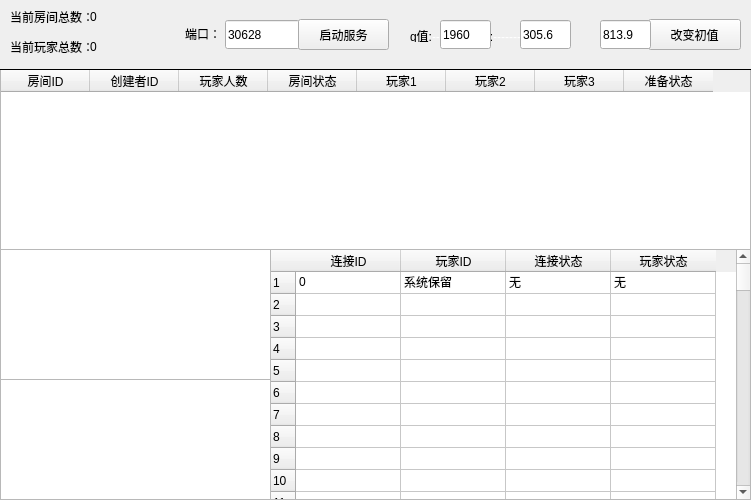
<?xml version="1.0" encoding="UTF-8"?>
<ui version="4.0">
 <class>Server</class>
 <widget class="QMainWindow" name="Server">
  <property name="geometry">
   <rect>
    <x>0</x>
    <y>0</y>
    <width>751</width>
    <height>500</height>
   </rect>
  </property>
  <property name="sizePolicy">
   <sizepolicy hsizetype="Fixed" vsizetype="Fixed">
    <horstretch>0</horstretch>
    <verstretch>0</verstretch>
   </sizepolicy>
  </property>
  <property name="windowTitle">
   <string>DinoOL服务器端 v1.0</string>
  </property>
  <widget class="QWidget" name="centralwidget">
   <widget class="QTextBrowser" name="txtGet">
    <property name="geometry">
     <rect>
      <x>0</x>
      <y>379</y>
      <width>271</width>
      <height>121</height>
     </rect>
    </property>
   </widget>
   <widget class="QLineEdit" name="txtPort">
    <property name="geometry">
     <rect>
      <x>225</x>
      <y>20</y>
      <width>75</width>
      <height>29</height>
     </rect>
    </property>
    <property name="text">
     <string>30628</string>
    </property>
   </widget>
   <widget class="QPushButton" name="btnChangA">
    <property name="geometry">
     <rect>
      <x>648</x>
      <y>19</y>
      <width>93</width>
      <height>31</height>
     </rect>
    </property>
    <property name="text">
     <string>改变初值</string>
    </property>
   </widget>
   <widget class="QLabel" name="label_2">
    <property name="geometry">
     <rect>
      <x>10</x>
      <y>39</y>
      <width>81</width>
      <height>16</height>
     </rect>
    </property>
    <property name="text">
     <string>当前玩家总数：</string>
    </property>
   </widget>
   <widget class="QPushButton" name="btnSend">
    <property name="geometry">
     <rect>
      <x>0</x>
      <y>590</y>
      <width>371</width>
      <height>28</height>
     </rect>
    </property>
    <property name="focusPolicy">
     <enum>Qt::ClickFocus</enum>
    </property>
    <property name="text">
     <string>Send</string>
    </property>
   </widget>
   <widget class="QTextBrowser" name="txtLog">
    <property name="geometry">
     <rect>
      <x>0</x>
      <y>249</y>
      <width>271</width>
      <height>131</height>
     </rect>
    </property>
   </widget>
   <widget class="QLabel" name="label_5">
    <property name="geometry">
     <rect>
      <x>410</x>
      <y>27</y>
      <width>241</width>
      <height>15</height>
     </rect>
    </property>
    <property name="text">
     <string>&lt;html&gt;&lt;head/&gt;&lt;body&gt;&lt;p&gt;g值:&lt;span style=&quot; color:#ffffff;&quot;&gt;-----------&lt;/span&gt;Vx:&lt;span style=&quot; color:#ffffff;&quot;&gt;----------&lt;/span&gt;Vy:&lt;/p&gt;&lt;/body&gt;&lt;/html&gt;</string>
    </property>
   </widget>
   <widget class="QLineEdit" name="lineEdit_3">
    <property name="geometry">
     <rect>
      <x>600</x>
      <y>20</y>
      <width>51</width>
      <height>29</height>
     </rect>
    </property>
    <property name="text">
     <string>813.9</string>
    </property>
   </widget>
   <widget class="QTableWidget" name="tableRoom">
    <property name="geometry">
     <rect>
      <x>0</x>
      <y>69</y>
      <width>751</width>
      <height>181</height>
     </rect>
    </property>
    <property name="editTriggers">
     <set>QAbstractItemView::NoEditTriggers</set>
    </property>
    <property name="rowCount">
     <number>0</number>
    </property>
    <property name="columnCount">
     <number>8</number>
    </property>
    <attribute name="horizontalHeaderMinimumSectionSize">
     <number>29</number>
    </attribute>
    <attribute name="horizontalHeaderDefaultSectionSize">
     <number>89</number>
    </attribute>
    <attribute name="verticalHeaderMinimumSectionSize">
     <number>20</number>
    </attribute>
    <attribute name="verticalHeaderDefaultSectionSize">
     <number>28</number>
    </attribute>
    <column>
     <property name="text">
      <string>房间ID</string>
     </property>
    </column>
    <column>
     <property name="text">
      <string>创建者ID</string>
     </property>
    </column>
    <column>
     <property name="text">
      <string>玩家人数</string>
     </property>
    </column>
    <column>
     <property name="text">
      <string>房间状态</string>
     </property>
    </column>
    <column>
     <property name="text">
      <string>玩家1</string>
     </property>
    </column>
    <column>
     <property name="text">
      <string>玩家2</string>
     </property>
    </column>
    <column>
     <property name="text">
      <string>玩家3</string>
     </property>
    </column>
    <column>
     <property name="text">
      <string>准备状态</string>
     </property>
    </column>
   </widget>
   <widget class="QLabel" name="label_6">
    <property name="geometry">
     <rect>
      <x>185</x>
      <y>24</y>
      <width>50</width>
      <height>20</height>
     </rect>
    </property>
    <property name="text">
     <string>端口：</string>
    </property>
   </widget>
   <widget class="QLabel" name="label_4">
    <property name="geometry">
     <rect>
      <x>90</x>
      <y>39</y>
      <width>72</width>
      <height>15</height>
     </rect>
    </property>
    <property name="text">
     <string>0</string>
    </property>
   </widget>
   <widget class="QTableWidget" name="tablePlayer">
    <property name="geometry">
     <rect>
      <x>270</x>
      <y>249</y>
      <width>481</width>
      <height>251</height>
     </rect>
    </property>
    <property name="editTriggers">
     <set>QAbstractItemView::NoEditTriggers</set>
    </property>
    <property name="textElideMode">
     <enum>Qt::ElideLeft</enum>
    </property>
    <property name="rowCount">
     <number>100</number>
    </property>
    <property name="columnCount">
     <number>4</number>
    </property>
    <attribute name="horizontalHeaderDefaultSectionSize">
     <number>105</number>
    </attribute>
    <attribute name="verticalHeaderMinimumSectionSize">
     <number>22</number>
    </attribute>
    <attribute name="verticalHeaderDefaultSectionSize">
     <number>22</number>
    </attribute>
    <row>
     <property name="text">
      <string>1</string>
     </property>
    </row>
    <row/>
    <row/>
    <row/>
    <row/>
    <row/>
    <row/>
    <row/>
    <row/>
    <row/>
    <row/>
    <row/>
    <row/>
    <row/>
    <row/>
    <row/>
    <row/>
    <row/>
    <row/>
    <row/>
    <row/>
    <row/>
    <row/>
    <row/>
    <row/>
    <row/>
    <row/>
    <row/>
    <row/>
    <row/>
    <row/>
    <row/>
    <row/>
    <row/>
    <row/>
    <row/>
    <row/>
    <row/>
    <row/>
    <row/>
    <row/>
    <row/>
    <row/>
    <row/>
    <row/>
    <row/>
    <row/>
    <row/>
    <row/>
    <row/>
    <row/>
    <row/>
    <row/>
    <row/>
    <row/>
    <row/>
    <row/>
    <row/>
    <row/>
    <row/>
    <row/>
    <row/>
    <row/>
    <row/>
    <row/>
    <row/>
    <row/>
    <row/>
    <row/>
    <row/>
    <row/>
    <row/>
    <row/>
    <row/>
    <row/>
    <row/>
    <row/>
    <row/>
    <row/>
    <row/>
    <row/>
    <row/>
    <row/>
    <row/>
    <row/>
    <row/>
    <row/>
    <row/>
    <row/>
    <row/>
    <row/>
    <row/>
    <row/>
    <row/>
    <row/>
    <row/>
    <row/>
    <row/>
    <row/>
    <row/>
    <column>
     <property name="text">
      <string>连接ID</string>
     </property>
    </column>
    <column>
     <property name="text">
      <string>玩家ID</string>
     </property>
    </column>
    <column>
     <property name="text">
      <string>连接状态</string>
     </property>
    </column>
    <column>
     <property name="text">
      <string>玩家状态</string>
     </property>
    </column>
    <item row="0" column="0">
     <property name="text">
      <string>0</string>
     </property>
    </item>
    <item row="0" column="1">
     <property name="text">
      <string>系统保留</string>
     </property>
    </item>
    <item row="0" column="2">
     <property name="text">
      <string>无</string>
     </property>
    </item>
    <item row="0" column="3">
     <property name="text">
      <string>无</string>
     </property>
    </item>
   </widget>
   <widget class="QLabel" name="label_3">
    <property name="geometry">
     <rect>
      <x>90</x>
      <y>9</y>
      <width>72</width>
      <height>15</height>
     </rect>
    </property>
    <property name="text">
     <string>0</string>
    </property>
   </widget>
   <widget class="QLineEdit" name="lineEdit">
    <property name="geometry">
     <rect>
      <x>440</x>
      <y>20</y>
      <width>51</width>
      <height>29</height>
     </rect>
    </property>
    <property name="text">
     <string>1960</string>
    </property>
   </widget>
   <widget class="QPlainTextEdit" name="txtToSend">
    <property name="geometry">
     <rect>
      <x>0</x>
      <y>511</y>
      <width>371</width>
      <height>81</height>
     </rect>
    </property>
    <property name="focusPolicy">
     <enum>Qt::ClickFocus</enum>
    </property>
   </widget>
   <widget class="QPushButton" name="btnListen">
    <property name="geometry">
     <rect>
      <x>298</x>
      <y>19</y>
      <width>91</width>
      <height>31</height>
     </rect>
    </property>
    <property name="text">
     <string>启动服务</string>
    </property>
   </widget>
   <widget class="QLabel" name="label">
    <property name="geometry">
     <rect>
      <x>10</x>
      <y>9</y>
      <width>81</width>
      <height>16</height>
     </rect>
    </property>
    <property name="text">
     <string>当前房间总数：</string>
    </property>
   </widget>
   <widget class="QLineEdit" name="lineEdit_2">
    <property name="geometry">
     <rect>
      <x>520</x>
      <y>20</y>
      <width>51</width>
      <height>29</height>
     </rect>
    </property>
    <property name="text">
     <string>305.6</string>
    </property>
   </widget>
   <widget class="Line" name="line">
    <property name="geometry">
     <rect>
      <x>0</x>
      <y>69</y>
      <width>751</width>
      <height>1</height>
     </rect>
    </property>
    <property name="frameShadow">
     <enum>QFrame::Plain</enum>
    </property>
    <property name="orientation">
     <enum>Qt::Horizontal</enum>
    </property>
   </widget>
   <zorder>txtToSend</zorder>
   <zorder>txtGet</zorder>
   <zorder>txtPort</zorder>
   <zorder>btnChangA</zorder>
   <zorder>label_2</zorder>
   <zorder>btnSend</zorder>
   <zorder>txtLog</zorder>
   <zorder>label_5</zorder>
   <zorder>lineEdit_3</zorder>
   <zorder>tableRoom</zorder>
   <zorder>label_6</zorder>
   <zorder>label_4</zorder>
   <zorder>tablePlayer</zorder>
   <zorder>label_3</zorder>
   <zorder>lineEdit</zorder>
   <zorder>btnListen</zorder>
   <zorder>label</zorder>
   <zorder>lineEdit_2</zorder>
   <zorder>line</zorder>
  </widget>
 </widget>
 <resources/>
 <connections/>
</ui>
